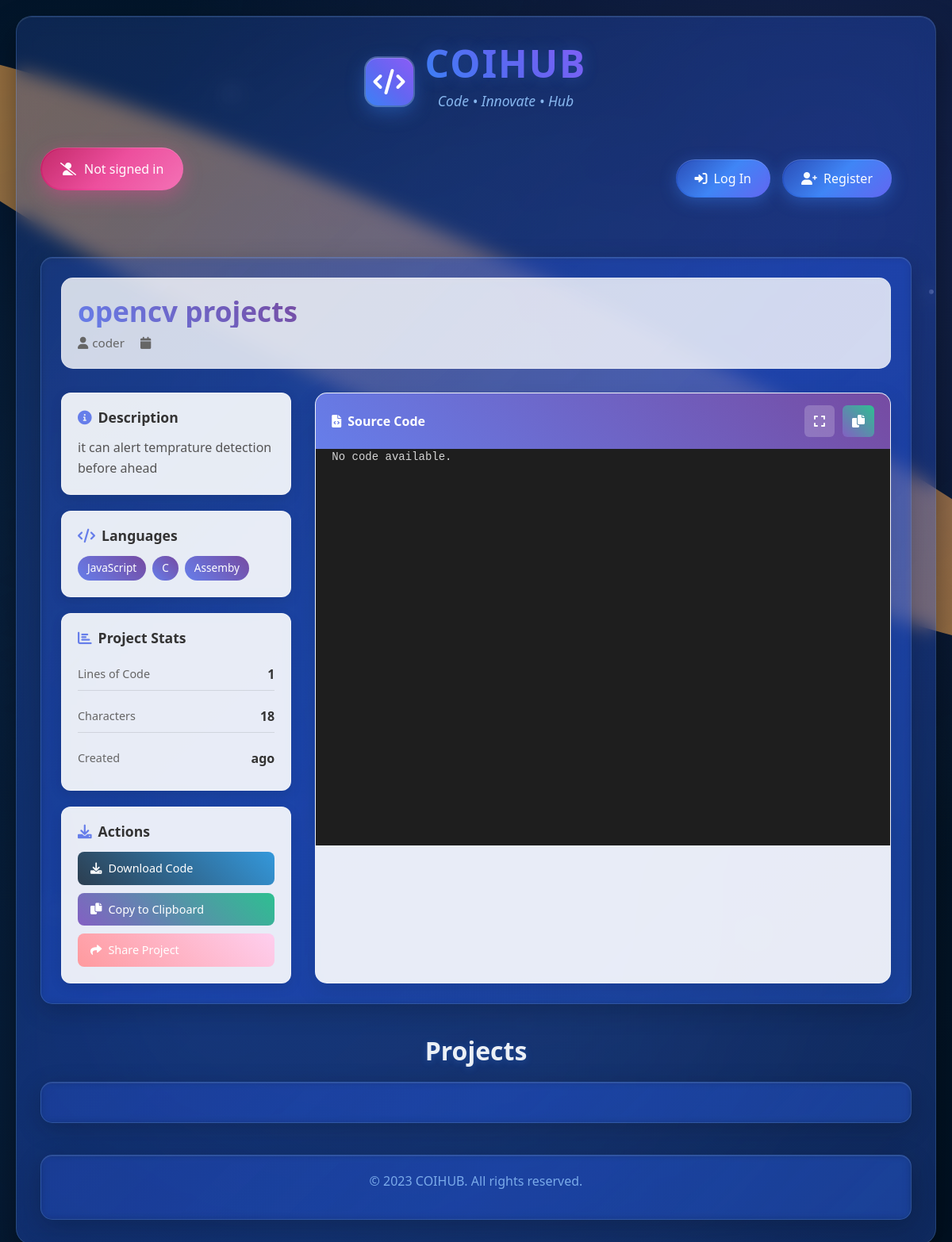
The app's page /view_project/2 with its own data.
### auctions/models.py (models this page shows, shortened)
class Project(models.Model):
    title = models.CharField(max_length=100)
    description = models.TextField()
    published_date = models.DateTimeField(auto_now_add=True)
    languages = models.ManyToManyField(Language, related_name="languages")
    author = models.ForeignKey(User, on_delete=models.CASCADE)
    code= models.TextField(blank=True, null=True)
    comments = models.ManyToManyField('Comment', related_name='comments')

class User(AbstractUser):
    pass

class  Language(models.Model):
    name = models.CharField(max_length=50)

### auctions/views.py (the view)
# urls.py: path("view_project/<int:project_id>", views.view_project, name="view_project"),
def view_project(request, project_id):
    try:
        project = Project.objects.get(id=project_id)
    except Project.DoesNotExist:
        return HttpResponse("Project not found", status=404)
    return render(request, "auctions/view_project.html", {
        "project": project
    })

### auctions/templates/auctions/view_project.html (shortened to what this page needs)
{% extends "auctions/layout.html" %}
{% block body %}
<div class="project-view-container">
    <div class="project-header">
        <div class="project-title-section">
            <h2 class="project-title">{{ project.title }}</h2>
            <div class="project-meta">
                <span class="author-info">
                    <i class="fas fa-user"></i> {{ project.author.username }}
                </span>
                <span class="created-date">
                    <i class="fas fa-calendar"></i> {{ project.created_at|date:"M d, Y" }}
                </span>
            </div>
        </div>
    </div>
    <div class="project-content">
        <div class="project-details">
            <div class="detail-card">
                <h4><i class="fas fa-info-circle"></i> Description</h4>
                <p class="project-description">{{ project.description|default:"No description provided." }}</p>
            </div>
            <div class="detail-card">
                <h4><i class="fas fa-code"></i> Languages</h4>
                <div class="languages-list">
                    {% for language in project.languages.all %}
                        <span class="language-tag">{{ language.name }}</span>
                    {% empty %}
                        <span class="no-languages">No languages specified</span>
                    {% endfor %}
                </div>
            </div>
            <div class="detail-card">
                <h4><i class="fas fa-chart-bar"></i> Project Stats</h4>
                <div class="stats-grid">
                    <div class="stat-item">
                        <span class="stat-label">Lines of Code</span>
                        <span class="stat-value" id="line-count">0</span>
                    </div>
                    <div class="stat-item">
                        <span class="stat-label">Characters</span>
                        <span class="stat-value" id="char-count">0</span>
                    </div>
                    <div class="stat-item">
                        <span class="stat-label">Created</span>
                        <span class="stat-value">{{ project.created_at|timesince }} ago</span>
                    </div>
                </div>
            </div>
            <div class="detail-card">
                <h4><i class="fas fa-download"></i> Actions</h4>
                <div class="action-buttons-vertical">
                    <button class="action-btn download-btn">
                        <i class="fas fa-download"></i> Download Code
                    </button>
                    <button class="action-btn copy-btn">
                        <i class="fas fa-copy"></i> Copy to Clipboard
                    </button>
                    <button class="action-btn share-btn">
                        <i class="fas fa-share"></i> Share Project
                    </button>
                </div>
            </div>
        </div>
        <div class="code-section">
            <div class="code-header">
                <div class="code-title">
                    <i class="fas fa-file-code"></i> Source Code
                </div>
                <div class="code-controls">
                    <button class="control-btn" id="fullscreen-btn">
                        <i class="fas fa-expand"></i>
                    </button>
                    <button class="control-btn" id="copy-code-btn">
                        <i class="fas fa-copy"></i>
                    </button>
                </div>
            </div>
            <div class="code-container">
                <pre><code class="code-display">{{ project.code|default:"No code available." }}</code></pre>
            </div>
        </div>
    </div>
</div>
{% endblock %}

### auctions/templates/auctions/layout.html (shortened to what this page needs)
<!DOCTYPE html>
<html lang="en">
<head>
    <link rel="stylesheet" href="https://cdnjs.cloudflare.com/ajax/libs/font-awesome/6.0.0/css/all.min.css">
    <link rel="stylesheet" href="https://stackpath.bootstrapcdn.com/bootstrap/4.4.1/css/bootstrap.min.css">
</head>
<body>
    <div class="main-container">
        <div class="header-section">
            <div class="logo-container">
                <div class="logo-icon">
                    <i class="fas fa-code"></i>
                </div>
                <div>
                    <h1>COIHUB</h1>
                    <p class="subtitle">Code • Innovate • Hub</p>
                </div>
            </div>
        </div>
        <div class="top-bar">
            <div class="left-section">
                {% if user.is_authenticated %}
                    <div class="user-info">
                        <i class="fas fa-user"></i>
                        Signed in as <strong>{{ user.username }}</strong>
                    </div>
                    <div class="action-buttons">
                        <a href="{% url 'create_project' %}" class="action-btn-top create-btn">
                            <i class="fas fa-plus"></i> Create Project
                        </a>
                        <a href="{% url 'github_login' %}" class="action-btn-top import-btn">
                            <i class="fab fa-github"></i> Import from GitHub
                        </a>
                    </div>
                {% else %}
                    <div class="guest-info">
                        <i class="fas fa-user-slash"></i>
                        Not signed in
                    </div>
                {% endif %}
            </div>
            <div class="right-section">
                <ul class="nav">
                    {% if user.is_authenticated %}
                        <li class="nav-item">
                            <a href="{% url 'logout' %}" class="nav-link">
                                <i class="fas fa-sign-out-alt"></i> Log Out
                            </a>
                        </li>
                    {% else %}
                        <li class="nav-item">
                            <a href="{% url 'login' %}" class="nav-link">
                                <i class="fas fa-sign-in-alt"></i> Log In
                            </a>
                        </li>
                        <li class="nav-item">
                            <a href="{% url 'register' %}" class="nav-link">
                                <i class="fas fa-user-plus"></i> Register
                            </a>
                        </li>
                    {% endif %}
                </ul>
            </div>
        </div>
        <div class="content-section">
            {% block body %}{% endblock %}
        </div>
        <div class="projects-section">
            <h2>Projects</h2>
            <div class="content-section">
            </div>
        </div>
        <footer>
            <p>&copy; 2023 COIHUB. All rights reserved.</p>
        </footer>
    </div>
</body>
</html>

### auctions/templates/auctions/view_project.html (style rules this page uses)
.project-view-container { max-width: 1400px; margin: 0 auto; }
.project-header { display: flex; justify-content: space-between; align-items: flex-start; margin-bottom: 30px; padding: 20px; background: rgba(255, 255, 255, 0.8); border-radius: 15px; backdrop-filter: blur(5px); border: 1px solid rgba(255, 255, 255, 0.3); }
.project-title { font-size: 2.2rem; font-weight: 700; background: linear-gradient(45deg, #667eea, #764ba2); -webkit-background-clip: text; -webkit-text-fill-color: transparent; margin: 0; }
.project-meta { display: flex; gap: 20px; margin-top: 8px; color: #666; font-size: 0.95rem; }
.project-meta span { display: flex; align-items: center; gap: 5px; }
.project-content { display: grid; grid-template-columns: 1fr 2.5fr; gap: 30px; min-height: 600px; }
.project-details { display: flex; flex-direction: column; gap: 20px; }
.detail-card { background: rgba(255, 255, 255, 0.9); border-radius: 12px; padding: 20px; backdrop-filter: blur(5px); border: 1px solid rgba(255, 255, 255, 0.3); box-shadow: 0 5px 15px rgba(0, 0, 0, 0.1); }
.detail-card h4 { color: #333; font-size: 1.1rem; font-weight: 600; margin: 0 0 15px 0; display: flex; align-items: center; gap: 8px; }
.detail-card h4 i { color: #667eea; }
.project-description { color: #555; line-height: 1.6; margin: 0; }
.languages-list { display: flex; flex-wrap: wrap; gap: 8px; }
.language-tag { background: linear-gradient(45deg, #667eea, #764ba2); color: white; padding: 5px 12px; border-radius: 20px; font-size: 0.85rem; font-weight: 500; }
.stats-grid { display: grid; grid-template-columns: 1fr; gap: 12px; }
.stat-item { display: flex; justify-content: space-between; align-items: center; padding: 8px 0; border-bottom: 1px solid rgba(0, 0, 0, 0.1); }
.stat-item:last-child { border-bottom: none; }
.stat-label { color: #666; font-size: 0.9rem; }
.stat-value { color: #333; font-weight: 600; }
.action-buttons-vertical { display: flex; flex-direction: column; gap: 10px; }
.action-btn { background: linear-gradient(45deg, #667eea, #764ba2); color: white; border: none; padding: 10px 16px; border-radius: 8px; font-weight: 500; cursor: pointer; transition: all 0.3s ease; display: flex; align-items: center; gap: 8px; font-size: 0.9rem; }
.download-btn { background: linear-gradient(45deg, #2c3e50, #3498db); }
.copy-btn, #copy-code-btn { background: linear-gradient(45deg, #8360c3, #2ebf91); }
.share-btn { background: linear-gradient(45deg, #ff9a9e, #fecfef); }
.code-section { background: rgba(255, 255, 255, 0.9); border-radius: 15px; overflow: hidden; backdrop-filter: blur(5px); border: 1px solid rgba(255, 255, 255, 0.3); box-shadow: 0 10px 30px rgba(0, 0, 0, 0.1); }
.code-header { background: linear-gradient(45deg, #667eea, #764ba2); color: white; padding: 15px 20px; display: flex; justify-content: space-between; align-items: center; }
.code-title { font-weight: 600; display: flex; align-items: center; gap: 8px; }
.code-controls { display: flex; gap: 10px; }
.control-btn { background: rgba(255, 255, 255, 0.2); border: none; color: white; padding: 8px 12px; border-radius: 6px; cursor: pointer; transition: all 0.3s ease; }
.code-container { height: calc(100vh - 400px); min-height: 500px; overflow: auto; background: #1e1e1e; }
.code-display { color: #d4d4d4; font-family: 'Fira Code', 'Consolas', 'Monaco', monospace; font-size: 14px; line-height: 1.5; padding: 20px; margin: 0; background: transparent; white-space: pre-wrap; word-wrap: break-word; }

### records on screen
Project: title "opencv projects", author.username "coder", description "it can alert temprature detection before ahead", code "No code available."
Language: name "JavaScript"
Language: name "C"
Language: name "Assemby"
